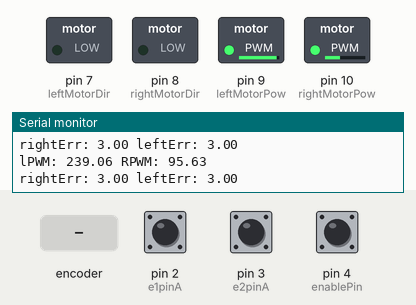
This sketch was run on a simulated Arduino Uno, built with avr-gcc and run on an emulated ATmega328P. On the bench: switched loads named in the sketch (green lamp = pin HIGH), the last lines printed to the serial monitor. Dashed ring = blinking. The inputs (shaded band) are chosen by the test bench; at power-on: pin 2 (e1pinA) HIGH, pin 3 (e2pinA) HIGH, pin 4 (enablePin) HIGH.

Above: at 1.2 s.
1.3 s: rotary encoder on pin 2 (e1pinA) / pin 5 (e2pinB) turned 3 steps (first pin leading)
At 1.42 s:
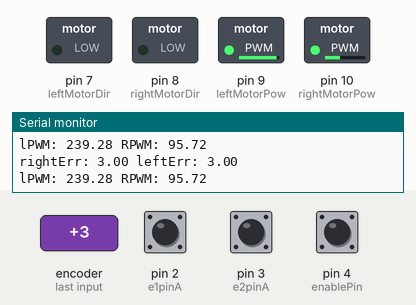
4.3 s: rotary encoder on pin 2 (e1pinA) / pin 5 (e2pinB) turned 1 step (first pin leading)
At 4.6 s:
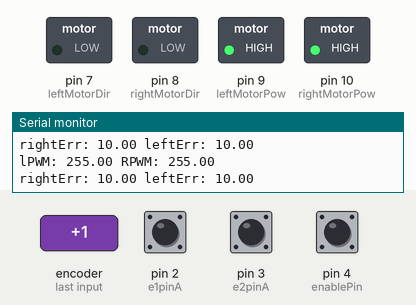
Timing chart, 0 to 7.3 s (numbered marks = the images above; inputs shaded):
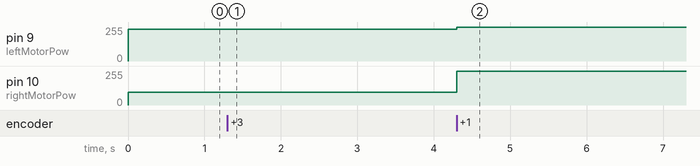

Measured:
- after the input at 1.3 s, pin 9 (leftMotorPow): alternates 239/255 for 0.14 s and 238/255 for 0.06 s, 6 changes in all, then stays 239/255, starting at once
- after the input at 4.3 s, pin 9 (leftMotorPow): 239/255 → 255/255 at once; pin 10 (rightMotorPow): 95/255 → 255/255 at once

The sketch:

velocityControlwithJaronsEncoders_7mar.ino
```cpp
/*
Author: Jaron O'Grady
This code records velocity using external interrupts and then calculates position.
*/

#define enablePin 4
#define leftMotorPow 9
#define rightMotorPow 10
#define leftMotorDir 7
#define rightMotorDir 8

//need real values!!!
#define lKp 2.5
#define rKp 1
#define lKd 0
#define rKd 0
#define lKi 0
#define rKi 0

//adjustable
float decelRate = 1.0;
float startSpeed = 3.0; // must be lower than max Speed
float maxSpeed = 10.0;
float accelRate = 1.0;

//adjustabled

bool leftMoveDir;
bool rightMoveDir;
float leftVOut;
float rightVOut;
float leftPWMOut;
float rightPWMOut;
float curTime;
float prevTime = 0;
float waitTime = 0;
float loopTime = 0;
float deltaT = 200.0;

float leftError;
float rightError;
float leftDerivative;
float rightDerivative;
float leftIntegral;
float rightIntegral;
float prevLeftError = 0.0;
float prevRightError = 0.0;

float flatDist = 0.0; // m
float decelDist; //m
float accelDist; //m
float desiredDistance = 6000; //m
float desiredSpeed;

//global variables include encoder pins, the states of the encoder pins, the net count of clockwise increments
int e1pinA = 2; //clk encoder 1
int e1pinB = 4; //dt encoder 1
int e2pinA = 3; //clk encoder 2
int e2pinB = 5; //dt encoder 2
int e1stateA = 0;
int e1stateB = 0;
int e2stateA = 0;
int e2stateB = 0;
double leftSpeed; // temp
double rightSpeed;
//leftspeed
double velocity1 = 0.0;
//rightspeed
double velocity2 = 0.0;
double timeKept = 0.0;
double prev1Time = 0.0;
double prev2Time = 0.0;
#define WHEELRADIUS 0.0762
#define BETWEENWHEELS 0.1524

//potential change on what is sent
double xpos = 0.0;
double ypos = 0.0;
double phi = 0.0;
int isrEntered = 0;

int enc1Counts = 0;
int enc2Counts = 0;


#define ROTATIONCOUNTS 80
#define DEBOUNCE 10

//isr measures the state of the pins and adjusts the counts and isr flag - only entered once pinA changes
void encoder1(){
  //read the pins
  int e1stateA = digitalRead(e1pinA);
  int e1stateB = digitalRead(e1pinB);
  //determine clockwise or counter-clockwise
  timeKept = millis();
  double duration = timeKept - prev1Time;
  //makes sure that there are no infinite velocities
  if(duration == 0.0) return;
  //the value of pi in arduino is M_PI
  double v = WHEELRADIUS*2*2*PI/(ROTATIONCOUNTS * duration);
  if(e1stateA == e1stateB){
    leftSpeed = v;
  }
  else{
    leftSpeed = -1.0 * v;
  }
  //update the position variables
  xpos = (xpos + duration * cos(phi) * (leftSpeed + rightSpeed)) / 2;
  ypos = ypos + duration * sin(phi) * (leftSpeed + rightSpeed) / 2;
  phi = phi + duration * (leftSpeed - rightSpeed) / BETWEENWHEELS;
  //makes sure that phi stays in the range of -2PI to 2PI
  if((phi > 2 * PI) || (phi < -2 * PI)){
    phi = 0;
  }
  //adjust the flag to print the new value of counts in the loop
  isrEntered = 1;
  prev1Time = timeKept;

  if (v >= 0) {
    enc1Counts++;
  } else {
    enc1Counts--;
  }}

//isr measures the state of the pins and adjusts the counts and isr flag - only entered once pinA changes
void encoder2(){
  //read the pins
  int e2stateA = digitalRead(e2pinA);
  int e2stateB = digitalRead(e2pinB);
  timeKept = millis();
  double duration = timeKept - prev2Time;
  //make sure there are no infinite velocities that result in nan
  if(duration == 0.0) return;
  //the value of pi in arduino is M_PI
  double v = WHEELRADIUS*2*2*PI/(ROTATIONCOUNTS * duration);
  if(e2stateA == e2stateB){
    rightSpeed = v;
  }
  else{
    rightSpeed = -1.0 * v;
  }
  //update the position variables
  xpos = (xpos + duration * cos(phi) * (leftSpeed + rightSpeed)) / 2;
  ypos = ypos + duration * sin(phi) * (leftSpeed + rightSpeed) / 2;
  phi = phi + duration * (leftSpeed - rightSpeed) / BETWEENWHEELS;
  //makes sure that phi stays in the range of -2PI to 2PI
  if((phi > 2 * PI) || (phi < -2 * PI)){
    phi = 0;
  }
  //adjust the flag to print the new value of counts in the loop
  isrEntered = 1;
  prev2Time = timeKept;
  if (v >= 0) {
    enc2Counts++;
  } else {
    enc2Counts--;
  }
}


//sets pinA and pinB to pullup inputs, attaches the isr to pinA/clk, and sets baud rate to 9600
void setup() {
  //motor control setup
  pinMode(leftMotorPow, OUTPUT);
  pinMode(rightMotorPow, OUTPUT);

  pinMode(leftMotorDir, OUTPUT);
  pinMode(rightMotorDir, OUTPUT);

  digitalWrite(enablePin, HIGH); // set enable pin to high to enable motor driver
  pinMode(e1pinA, INPUT_PULLUP);
  pinMode(e1pinB, INPUT_PULLUP);
  pinMode(e2pinA, INPUT_PULLUP);
  pinMode(e2pinB, INPUT_PULLUP);
  attachInterrupt(0, encoder1, CHANGE);
  attachInterrupt(1, encoder2, CHANGE);
  Serial.begin(38400);

  ////Define accel and decel Distances
  accelDist = (maxSpeed - startSpeed) / accelRate;
  decelDist = maxSpeed / decelRate;

  if (accelDist + decelDist < desiredDistance) {
    flatDist = desiredDistance - accelDist - decelDist;
  } else {
    // Redefine trapezoid
    maxSpeed = desiredDistance / (1 / accelRate + 1 / decelRate); // Max speed that will be reached in the trapezoid
    accelDist = maxSpeed / accelRate;
    decelDist = maxSpeed / decelRate;
  }
}

//prints the net counts given there has been a change in pinA
void loop() {
  //Serial.println("accel: " + String(accelDist) + "\nflat: " + String(flatDist) + "\ndecel: " + String(decelDist));


  prevTime = millis();
  //Serial.println(prevTime);
  //sei(); - uncomment if revisiting to see if this fixes the problem of not always seeing rotations/bouncing
  if(isrEntered){
    //sei(); - uncomment if revisiting to see if this fixes the problem of not always seeing rotations/bouncing
    //link for how to print doubles and floating points: https://www.programmingelectronics.com/dtostrf/
//    char buffer[144];
//    char printxbuffer[8];
//    char printybuffer[8];
//    char printphibuffer[8];
//    dtostrf(xpos, 4, 4, printxbuffer);
//    dtostrf(ypos, 4, 4, printybuffer);
//    dtostrf(phi, 4, 4, printphibuffer);
//    //sprintf(buffer, "X position: %s, Y Position: %s, Phi: %s", printxbuffer, printybuffer, printphibuffer);
//    //Serial.println(buffer);
//    isrEntered = 0;
   // Serial.println("isr");
    isrEntered = 0;
  }


  //// Determine desiredSpeed
  // Acceleration segment
  if (enc1Counts < accelDist) {
    desiredSpeed = startSpeed + accelRate * xpos;
    //Serial.println("accelerating");
  }
  // Flat segment
  else if (enc1Counts < flatDist + accelDist) {
    desiredSpeed = maxSpeed;
    //Serial.println("flat");
  }
  // Deceleration segment
  else if (enc1Counts < flatDist + accelDist + decelDist) {
    desiredSpeed = maxSpeed - (decelRate * (xpos - flatDist));
    //Serial.println("decelerating");
  }
  // Too far
  else {
    desiredSpeed = 0;
  }

  //dt = (curTime - prevTime) / 1000;

  leftError = desiredSpeed - leftSpeed;
  rightError = desiredSpeed - rightSpeed;

  leftDerivative = (leftError - prevLeftError) / deltaT;
  rightDerivative = (rightError - prevRightError) / deltaT;

  leftIntegral += (leftError - prevLeftError) / 2 * deltaT;
  rightIntegral += (rightError - prevRightError) / 2 * deltaT;

  leftVOut = lKp * leftError + lKd * leftDerivative + lKi * leftIntegral;

  rightVOut = rKp * rightError + rKd * rightDerivative + rKi * rightIntegral;
  //Serial.println(leftVOut);

  prevLeftError = leftError;
  prevRightError = rightError;
  prevTime = curTime;

  // set direction left
  if (leftVOut <= 0) {
    leftMoveDir = HIGH;
  }
  else {
    leftMoveDir = LOW;
  }

  // set direction right
  if (rightVOut <= 0) {
    rightMoveDir = HIGH;
  }
  else {
    rightMoveDir = LOW;
  }

  leftPWMOut = leftVOut * 255/8;
  rightPWMOut = rightVOut * 255/8;

  // constrain PMWs
  leftPWMOut = constrain(leftPWMOut, -255, 255);
  rightPWMOut = constrain(rightPWMOut, -255, 255);

  // write values to pins
  digitalWrite(leftMotorDir, leftMoveDir);
  analogWrite(leftMotorPow, abs(leftPWMOut));
  digitalWrite(rightMotorDir, rightMoveDir);

  analogWrite(rightMotorPow, abs(rightPWMOut));

  //delay(deltaT);
  Serial.println("lPWM: " + String(leftPWMOut) + " RPWM: " + String(rightPWMOut) + "\nrightErr: " + String(rightError) + " leftErr: " + String(leftError));


}
```
